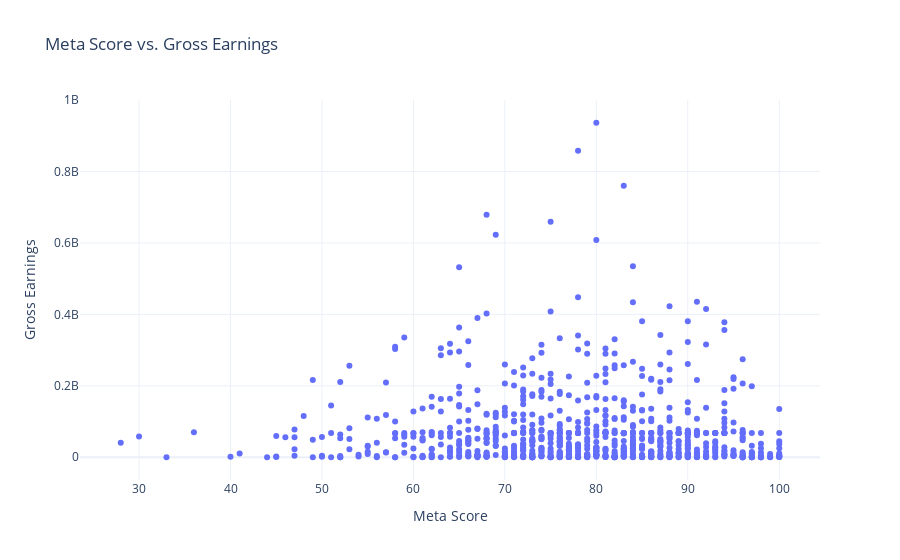

Notebook cell for this chart:
### Markdown cell above
# 2. Meta Score vs. Gross Earnings

### Code cell
fig = px.scatter(df, x='Meta_score', y='Gross', title='Meta Score vs. Gross Earnings',
                 labels={'Meta_score': 'Meta Score', 'Gross': 'Gross Earnings'},
                 template='plotly_white',  # White background template
                 )
fig.show()

### Figure 1 — Plotly figure (JSON) as saved in the notebook; plotly's stock layout.template omitted (floating-point values rounded to 4 significant figures; data arrays with more than 128 entries replaced by an {"elided": "..."} marker saying what was removed)
{"data": [{"hovertemplate": "Meta Score=%{x}<br>Gross Earnings=%{y}<extra></extra>", "legendgroup": "", "marker": {"color": "#636efa", "symbol": "circle"}, "mode": "markers", "name": "", "orientation": "v", "showlegend": false, "type": "scatter", "x": {"elided": "1000 int values"}, "xaxis": "x", "y": {"elided": "1000 float values"}, "yaxis": "y"}], "layout": {"autosize": true, "legend": {"tracegroupgap": 0}, "title": {"text": "Meta Score vs. Gross Earnings"}, "xaxis": {"anchor": "y", "autorange": true, "domain": [0, 1], "range": [23.41, 104.6], "title": {"text": "Meta Score"}, "type": "linear"}, "yaxis": {"anchor": "x", "autorange": true, "domain": [0, 1], "range": [-77300000.0, 1014000000.0], "title": {"text": "Gross Earnings"}, "type": "linear"}}}
